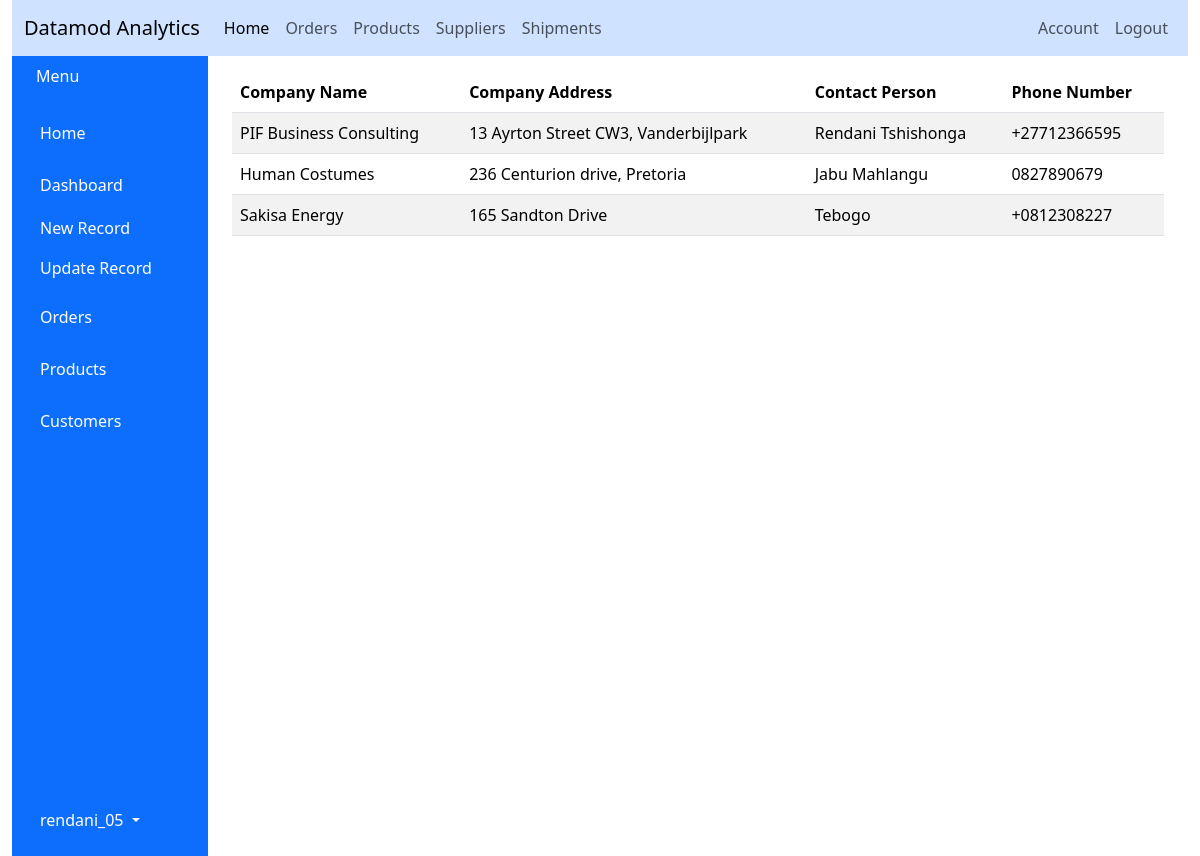
Page /supplier (signed in) on the earlier database version.
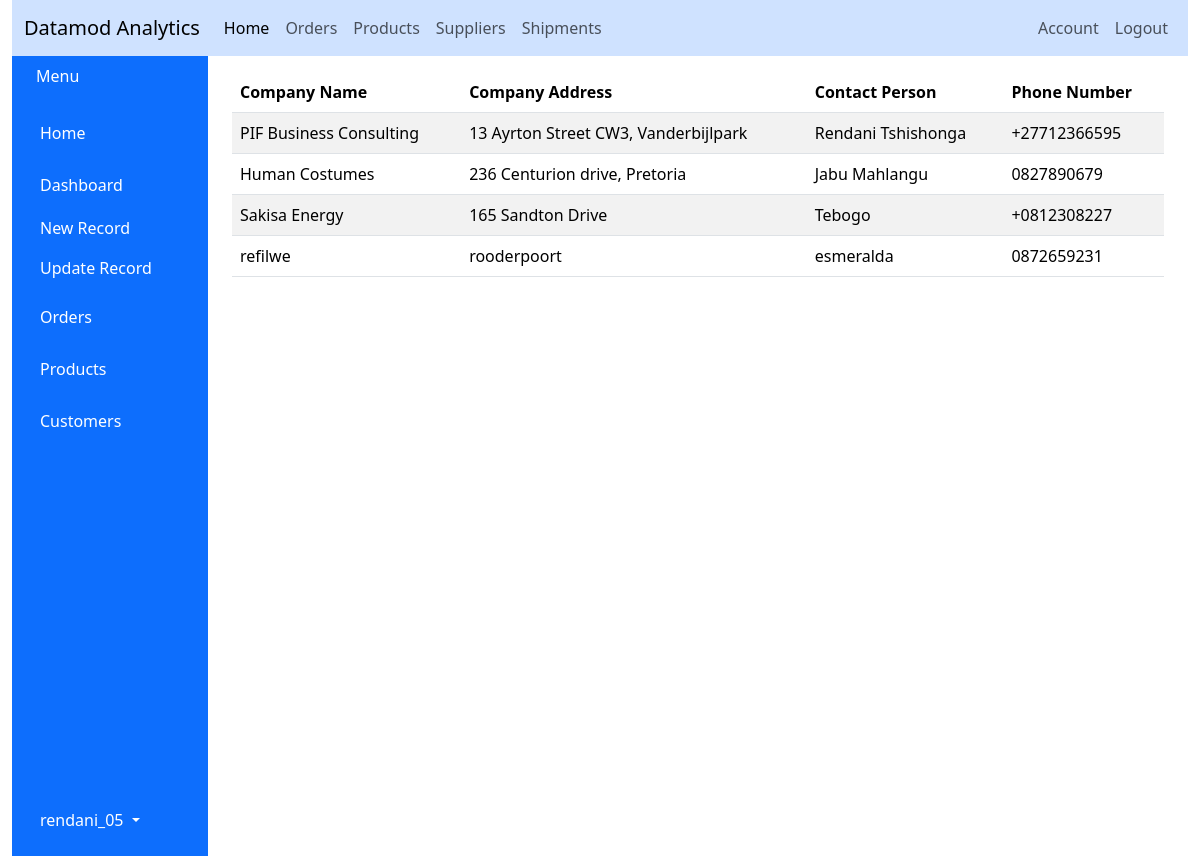
Same page on the later database version.
### dashboard/models.py (models this page shows)
class Suppliers(db.Model):
    id = db.Column(db.Integer, primary_key=True, nullable=False)
    company_name = db.Column(db.String(128), nullable=False)
    address = db.Column(db.String(128), nullable=False)
    contact_person = db.Column(db.String(20), nullable=False)
    phone_number = db.Column(db.String(20), nullable=False)
    """Create the __repr__ method that returns a printable representation of the object"""
    def __repr__(self):
        return f'Suppliers("{self.id}", "{self.conatct_person}")'

### dashboard/routes.py (the view)
@app.route("/supplier")
@login_required
def supplier():
    supplier = Suppliers.query
    return render_template('suppliers.html', title="Suppliers", supplier=supplier)

### dashboard/models.py (called while the page is built)
@login_manager.user_loader
def load_user(user_id):
    return User.query.get(int(user_id))

### dashboard/templates/suppliers.html
{% extends "layout.html" %}
{% block content %}
    <div class="container">
        <table class="table table-striped">
	    <thead>
	        <tr>
		    <th>Company Name</th>
		    <th>Company Address</th>
		    <th>Contact Person</th>
		    <th>Phone Number</th>
	        </tr>
	    </thead>
	    <tbody>
	        {% for suppliers in supplier%}
		    <tr>
		        <td>{{ suppliers.company_name }}</td>
		        <td>{{ suppliers.address }}</td>
		        <td>{{ suppliers.contact_person }}</td>
		        <td>{{ suppliers.phone_number }}</td>
		    </tr>
	        {% endfor %}
	    </tbody>
        </table>
    </div>
{% endblock content %}

Differences in the rows shown:
added Suppliers: company_name "refilwe", address "rooderpoort", contact_person "esmeralda", phone_number "0872659231"
